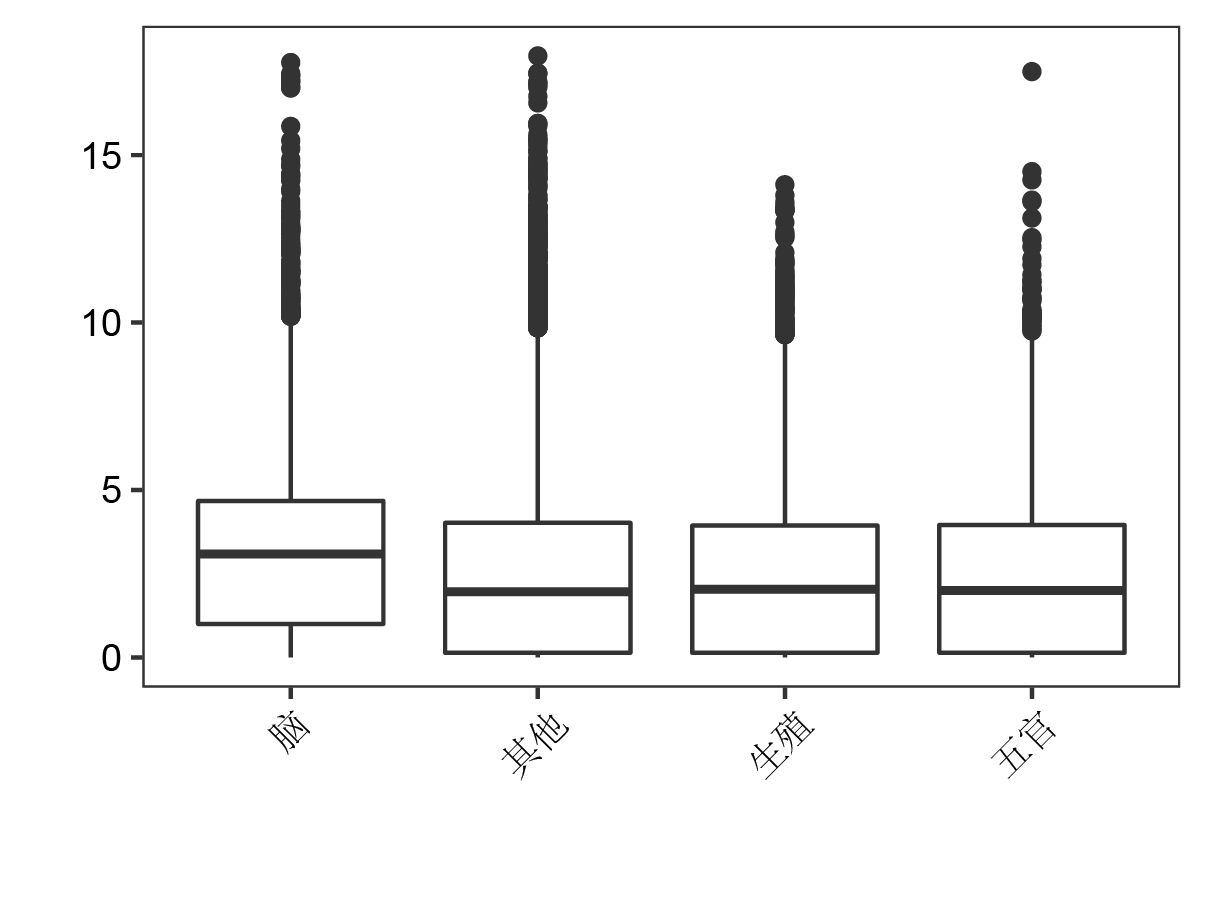

Write R code to recreate this figure.
rna<-fread("rna_tissue_consensus.tsv")

brain <- c("amygdala","basal ganglia","cerebellum","cerebral cortex","hippocampal formation","hypothalamus",
           "midbrain","pituitary gland","pons","thalamus","white matter")

wuguan <- c("retina","salivary gland","tongue")
  
sex <- c("cervix","endometrium","epididymis","fallopian tube","ovary","placenta","seminal vesicle","prostate","testis","vagina")

rna %<>% 
  dplyr::mutate(Tissue2 = case_when(Tissue %in% brain ~ "Brain",
                                   Tissue %in% wuguan ~ "wuguan",
                                   Tissue %in% sex ~ "sex",
                                   TRUE ~ "other"))
rna %>% 
  ggplot(aes(x = Tissue2,y=nTPM))+
  geom_boxplot()+
  theme_test()+
  theme(axis.text.x = element_text(angle = 45,hjust= 1),
        axis.text = element_text(colour = "black"))+
  xlab("")+ylab("")
ggsave("4tissuttype_boxtplot.pdf",width = 4,height = 3,dpi=300)
